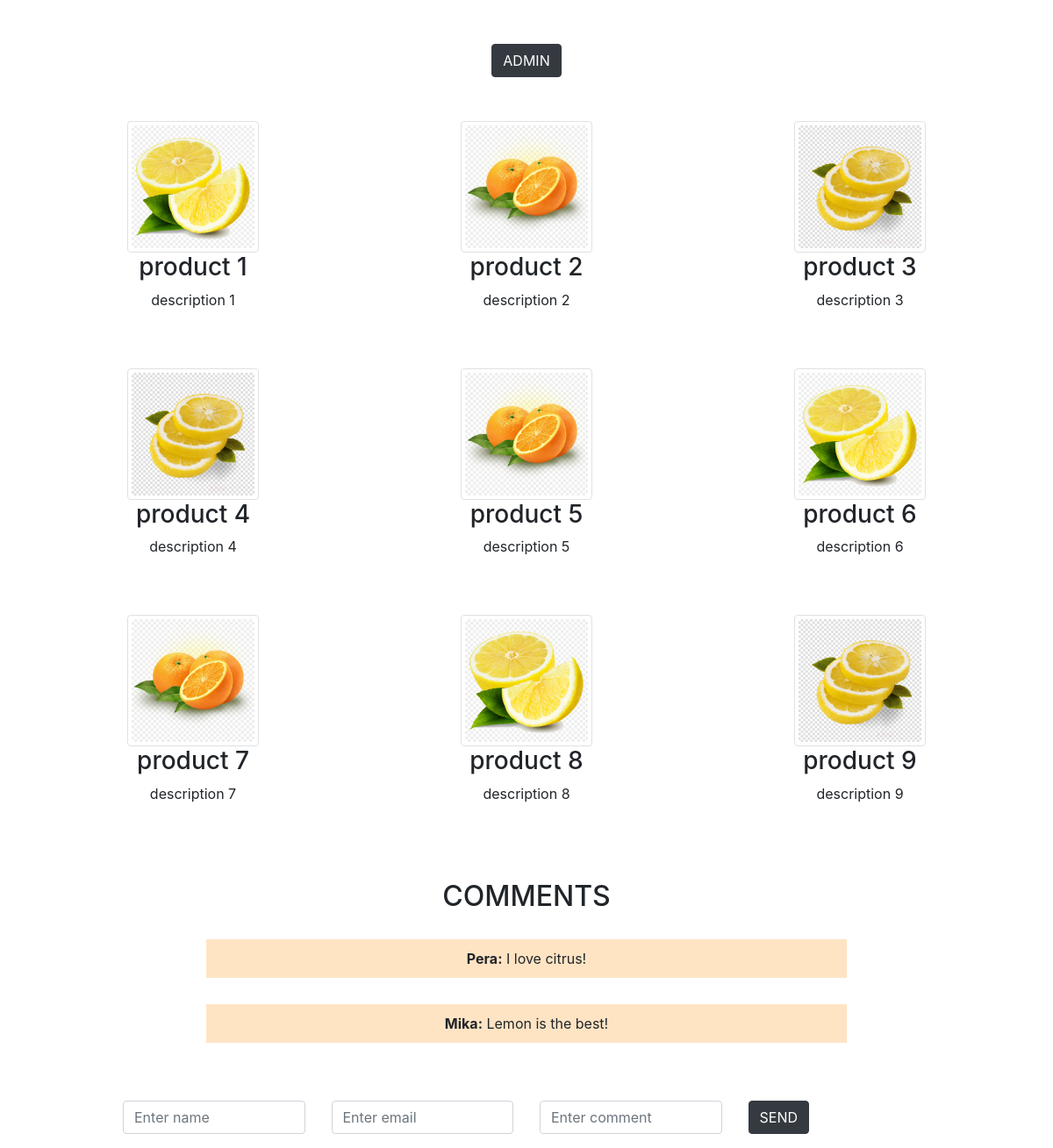
The page / on the database its author committed.
### tables this page shows
CREATE TABLE `images` (
  `id` int(11) NOT NULL,
  `src` varchar(100) NOT NULL,
  `alt` varchar(50) NOT NULL,
  `product_id` int(11) NOT NULL
);

CREATE TABLE `products` (
  `id` int(11) NOT NULL,
  `product` varchar(50) NOT NULL,
  `description` varchar(150) NOT NULL
);

CREATE TABLE `comments` (
  `id` int(11) NOT NULL,
  `name` varchar(50) NOT NULL,
  `email` varchar(50) NOT NULL,
  `comment` text NOT NULL,
  `approved` tinyint(1) NOT NULL
);

### core/Service/show_home.php (called while the page is built, shortened)
<?php
$productRepository = new ProductRepository();
$products = $productRepository->get();
$commentRepository = new CommentRepository();
$comments = $commentRepository->get();
include 'views/home.php';

### core/Repository/ProductRepository.php (called while the page is built, shortened)
<?php
class ProductRepository implements RepositoryInterface
{
    private $table = 'products';
    public function get()
    {
        try
        {
            $connection = Database::getInstance();
            $connection = $connection->getConnection();
            $statement = $connection->query("SELECT * FROM $this->table JOIN images ON $this->table.id = images.product_id");
            $products = $statement->fetchAll(PDO::FETCH_CLASS, Product::class);
            return $products;
        }
        catch (\Exception $e)
        {
            echo $e->getMessage();
        }
    }
}

### core/Entity/Product.php (called while the page is built, shortened)
<?php
class Product implements \JsonSerializable
{
    private $product;
    private $description;
    private $src;
    private $alt;
    public function getProduct()
    {
        return $this->product;
    }
    public function getDescription()
    {
        return $this->description;
    }
    public function getSrc()
    {
        return $this->src;
    }
    public function getAlt()
    {
        return $this->alt;
    }
}

### core/Repository/CommentRepository.php (called while the page is built, shortened)
<?php
class CommentRepository implements RepositoryInterface
{
    private $table = 'comments';
    public function get()
    {
        try
        {
            $connection = Database::getInstance();
            $connection = $connection->getConnection();
            $statement = $connection->query("SELECT * FROM $this->table WHERE approved = true");
            $comments = $statement->fetchAll(PDO::FETCH_CLASS, Comment::class);
            return $comments;
        }
        catch (\Exception $e)
        {
            echo $e->getMessage();
        }
    }
}

### core/Entity/Comment.php (called while the page is built, shortened)
<?php
class Comment implements \JsonSerializable
{
    private $name;
    private $comment;
    public function getName()
    {
        return $this->name;
    }
    public function getComment()
    {
        return $this->comment;
    }
}

### views/home.php (the view, shortened to what this page needs)
<?php
    include 'views/includes/head.php';
?>
<body>
<div class="container">
    <div class="row">
        <div class="col-md-12 page-button">
            <a class="btn btn-dark" href="index.php?page=admin" role="button">ADMIN</a>
        </div>
    </div>
    <div class="row">
        <?php
        foreach($products as $product): ?>
            <div class="col-md-4 product">
                <img class="img-thumbnail" src="<?= $product->getSrc() ?>" alt="<?= $product->getAlt() ?>">
                <h3><?= $product->getProduct() ?></h3>
                <p><?= $product->getDescription() ?></p>
            </div>
        <?php endforeach; ?>
    </div>
    <div class="row comments">
        <div class="col-md-8 offset-md-2">
            <h2>COMMENTS</h2>
            <?php
            foreach($comments as $comment): ?>
                <p><b><?= $comment->getName() ?>:</b> <?= $comment->getComment() ?></p>
            <?php endforeach; ?>
        </div>
    </div>
    <div class="row input-form">
        <div class="col-md-10 offset-md-1">
            <form action="core/Service/add_comment.php" method="post">
                <div class="row">
                    <div class="col">
                        <input type="text" class="form-control" placeholder="Enter name" name="name">
                    </div>
                    <div class="col">
                        <input type="text" class="form-control" placeholder="Enter email" name="email">
                    </div>
                    <div class="col">
                        <input type="text" class="form-control" placeholder="Enter comment" name="comment">
                    </div>
                    <div class="col">
                        <button type="submit" class="btn btn-dark">SEND</button>
                    </div>
                </div>
            </form>
        </div>
    </div>
</body>
</html>

### index.php (shortened to what this page needs)
<?php
if(isset($_GET['page']))
{
    switch($_GET['page'])
    {
        case 'admin':
            include 'core/Service/show_admin.php';
            break;
        default:
            include 'core/Service/show_home.php';
            break;
    }
}
else
{
    include 'core/Service/show_home.php';
}

### views/includes/head.php (shortened to what this page needs)
<html>
<head>
    <link rel="stylesheet" href="https://stackpath.bootstrapcdn.com/bootstrap/4.3.1/css/bootstrap.min.css">
    <link rel="stylesheet" href="public/css/style.css">
</head>

### public/css/style.css (style rules this page uses)
.product img { max-width: 150px; max-height: 150px; display: block; margin-left: auto; margin-right: auto; width: 50%; margin-top: 20px; }
.product h3,p { text-align: center; }
.product { margin-top: 30px; }
.comments { margin-top: 50px; }
.input-form { margin-top: 50px; }
.page-button { text-align: center; margin-top: 50px; }
.comments h2 { margin-top: 20px; text-align: center; }
.comments p { padding: 10px; margin-top: 30px; background-color: bisque; }

### rows shown on the page
images: src (picture), product.product "product 1", product.description "description 1"
images: src (picture), product.product "product 2", product.description "description 2"
images: src (picture), product.product "product 3", product.description "description 3"
images: src (picture), product.product "product 4", product.description "description 4"
images: src (picture), product.product "product 5", product.description "description 5"
images: src (picture), product.product "product 6", product.description "description 6"
images: src (picture), product.product "product 7", product.description "description 7"
images: src (picture), product.product "product 8", product.description "description 8"
images: src (picture), product.product "product 9", product.description "description 9"
comments: name "Pera", comment "I love citrus!"
comments: name "Mika", comment "Lemon is the best!"
